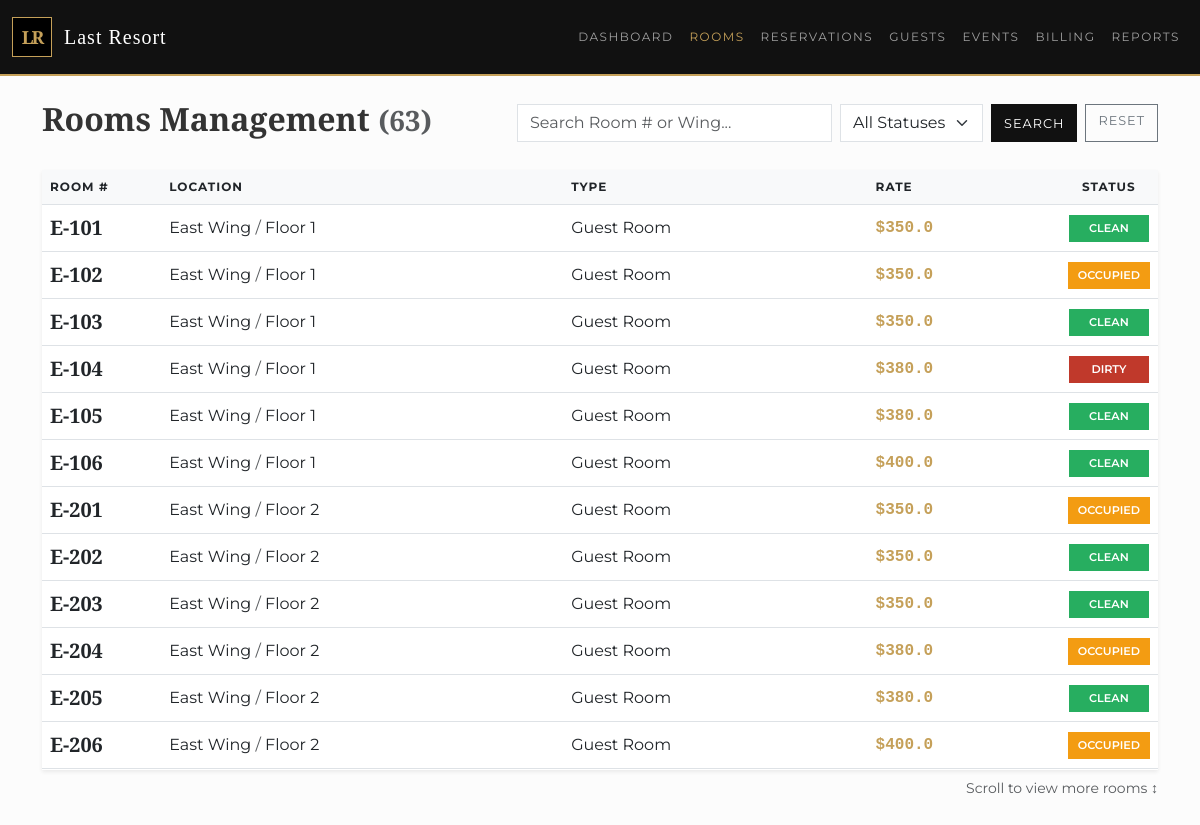
Screenshot of /rooms with the database file from the repository.
### tables this page shows
CREATE TABLE room (
    roomId INTEGER PRIMARY KEY,
    floorId INTEGER,
    roomNumber TEXT,
    baseRate REAL,
    currentStatus TEXT, -- Clean, Dirty, Occupied, OOO
    isSmokingRoom BOOLEAN,
    FOREIGN KEY(floorId) REFERENCES floor(floorId)
);

CREATE TABLE wing (
    wingId INTEGER PRIMARY KEY,
    buildingId INTEGER,
    wingName TEXT,
    FOREIGN KEY(buildingId) REFERENCES building(buildingId)
);

CREATE TABLE floor (
    floorId INTEGER PRIMARY KEY,
    wingId INTEGER,
    floorNo INTEGER,
    FOREIGN KEY(wingId) REFERENCES wing(wingId)
);

CREATE TABLE room_function (
    functionCode TEXT PRIMARY KEY, -- SLP, MTG, STE
    name TEXT
);

### app.py (the view)
@app.route('/rooms')
def rooms():
    db = get_db()
    status_filter = request.args.get('status', 'All')
    search_query = request.args.get('search', '')
    sql = """
        SELECT r.roomId, r.roomNumber, r.currentStatus, r.baseRate,
               w.wingName, f.floorNo, rf.name as funcName
        FROM room r
        JOIN floor f ON r.floorId = f.floorId
        JOIN wing w ON f.wingId = w.wingId
        LEFT JOIN room_has_function rhf ON r.roomId = rhf.roomId
        LEFT JOIN room_function rf ON rhf.functionCode = rf.functionCode
        WHERE 1=1
    """
    params = []
    if status_filter != 'All':
        sql += " AND r.currentStatus = ?"
        params.append(status_filter)
    if search_query:
        sql += " AND (r.roomNumber LIKE ? OR w.wingName LIKE ?)"
        params.append(f'%{search_query}%')
        params.append(f'%{search_query}%')
    rooms_data = db.execute(sql, params).fetchall()
    return render_template('rooms.html', rooms=rooms_data, active_page='rooms')

### app.py (called while the page is built)
def get_db():
    db = getattr(g, '_database', None)
    if db is None:
        db = g._database = sqlite3.connect(DATABASE)
        db.row_factory = sqlite3.Row
    return db

@app.teardown_appcontext
def close_connection(exception):
    db = getattr(g, '_database', None)
    if db is not None:
        db.close()

### templates/rooms.html (shortened to what this page needs)
{% extends "base.html" %}
{% block content %}
<div class="row align-items-center mb-4">
    <div class="col-md-5">
        <h2>Rooms Management <small class="text-muted">({{ rooms|length }})</small></h2>
    </div>
    <div class="col-md-7">
        <form action="/rooms" method="get" class="d-flex gap-2 justify-content-end">
            <input type="text" name="search" class="form-control rounded-0" placeholder="Search Room # or Wing..." value="{{ request.args.get('search', '') }}">
            <select name="status" class="form-select w-auto rounded-0" onchange="this.form.submit()">
                <option value="All">All Statuses</option>
            </select>
            <button type="submit" class="btn btn-primary">Search</button>
            {% if request.args.get('search') or request.args.get('status') != 'All' %}
            <a href="/rooms" class="btn btn-outline-secondary rounded-0">Reset</a>
            {% endif %}
        </form>
    </div>
</div>
<div class="table-scroll-container card rounded-0 border-0 shadow-sm">
    <table class="table table-custom align-middle mb-0">
        <thead>
            <tr>
                <th class="text-nowrap" style="width: 1%;">Room #</th>
                <th>Location</th>
                <th>Type</th>
                <th class="text-nowrap">Rate</th>
                <th class="text-nowrap text-center" style="width: 1%;">Status</th>
            </tr>
        </thead>
        <tbody>
            {% for room in rooms %}
            <tr>
                <td class="text-nowrap">
                    <a href="/room/{{ room.roomId }}" class="text-decoration-none fw-bold fs-5 text-dark" style="font-family: 'Cinzel', serif;">{{ room.roomNumber }}</a>
                </td>
                <td>{{ room.wingName }} <span class="text-muted">/</span> Floor {{ room.floorNo }}</td>
                <td>{{ room.funcName }}</td>
                <td class="text-nowrap fw-bold" style="color: var(--primary-gold); font-family: monospace;">${{ room.baseRate }}</td>
                <td class="text-nowrap text-center">
                    <span class="status-badge {% if room.currentStatus=='Clean' %}status-clean{% elif room.currentStatus=='Occupied' %}status-occupied{% else %}status-dirty{% endif %}">
                        {{ room.currentStatus }}
                    </span>
                </td>
            </tr>
            {% endfor %}
        </tbody>
    </table>
</div>
<div class="mt-2 text-muted small text-end">Scroll to view more rooms ↕</div>
{% endblock %}

### static/css/style.css (style rules this page uses)
:root { --primary-black: #111; --primary-gold: #c5a059; --text-dark: #333; --table-header-grey: #f8f9fa; --border-color: #e5e5e5; --status-clean: #27ae60; --status-occupied: #f39c12; --status-dirty: #c0392b; }
body { font-family: 'Montserrat', sans-serif; background-color: #fcfcfc; color: var(--text-dark); }
h1, h2, h3, h4, h5, h6 { font-family: 'Cinzel', serif; font-weight: 600; }
.table-custom thead, .table-hover thead { background-color: var(--table-header-grey); color: var(--primary-black); font-family: 'Montserrat', sans-serif; font-size: 0.75rem; text-transform: uppercase; letter-spacing: 1px; }
.table-scroll-container { max-height: 600px; overflow-y: auto; overflow-x: auto; border: 1px solid var(--border-color); background: white; }
.table-scroll-container table { min-width: 100%; white-space: nowrap; }
.table-scroll-container thead th { position: sticky; top: 0; background-color: var(--table-header-grey); z-index: 20; box-shadow: 0 2px 2px -1px rgba(0,0,0,0.1); border-top: none; }
.status-badge { padding: 5px 10px; border-radius: 0; font-size: 0.7rem; font-weight: 600; text-transform: uppercase; color: white; display: inline-block; min-width: 80px; text-align: center; }
.status-clean { background-color: var(--status-clean); }
.status-dirty { background-color: var(--status-dirty); }
.status-occupied { background-color: var(--status-occupied); }
.btn { border-radius: 0 !important; text-transform: uppercase; font-family: 'Montserrat', sans-serif; letter-spacing: 1px; font-size: 0.8rem; }
.btn-primary { background-color: var(--primary-black); border-color: var(--primary-black); color: white; }

### rows the page displays
room: roomNumber "E-101", wingName "East Wing", floorNo "1", funcName "Guest Room", baseRate "350.0", currentStatus "CLEAN"
room: roomNumber "E-102", wingName "East Wing", floorNo "1", funcName "Guest Room", baseRate "350.0", currentStatus "OCCUPIED"
room: roomNumber "E-103", wingName "East Wing", floorNo "1", funcName "Guest Room", baseRate "350.0", currentStatus "CLEAN"
room: roomNumber "E-104", wingName "East Wing", floorNo "1", funcName "Guest Room", baseRate "380.0", currentStatus "DIRTY"
room: roomNumber "E-105", wingName "East Wing", floorNo "1", funcName "Guest Room", baseRate "380.0", currentStatus "CLEAN"
room: roomNumber "E-106", wingName "East Wing", floorNo "1", funcName "Guest Room", baseRate "400.0", currentStatus "CLEAN"
room: roomNumber "E-201", wingName "East Wing", floorNo "2", funcName "Guest Room", baseRate "350.0", currentStatus "OCCUPIED"
room: roomNumber "E-202", wingName "East Wing", floorNo "2", funcName "Guest Room", baseRate "350.0", currentStatus "CLEAN"
room: roomNumber "E-203", wingName "East Wing", floorNo "2", funcName "Guest Room", baseRate "350.0", currentStatus "CLEAN"
room: roomNumber "E-204", wingName "East Wing", floorNo "2", funcName "Guest Room", baseRate "380.0", currentStatus "OCCUPIED"
room: roomNumber "E-205", wingName "East Wing", floorNo "2", funcName "Guest Room", baseRate "380.0", currentStatus "CLEAN"
room: roomNumber "E-206", wingName "East Wing", floorNo "2", funcName "Guest Room", baseRate "400.0", currentStatus "OCCUPIED"

### other values shown
{{ rooms|length }} "63"
